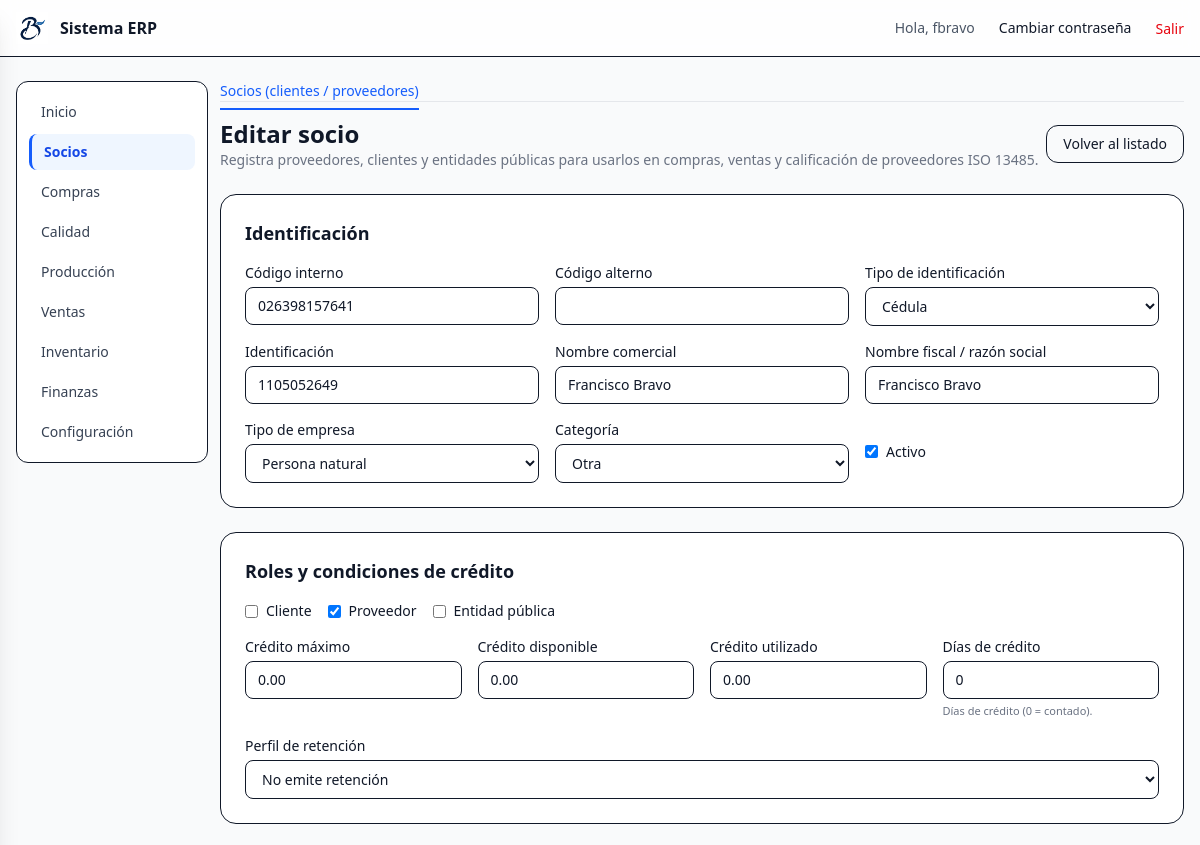
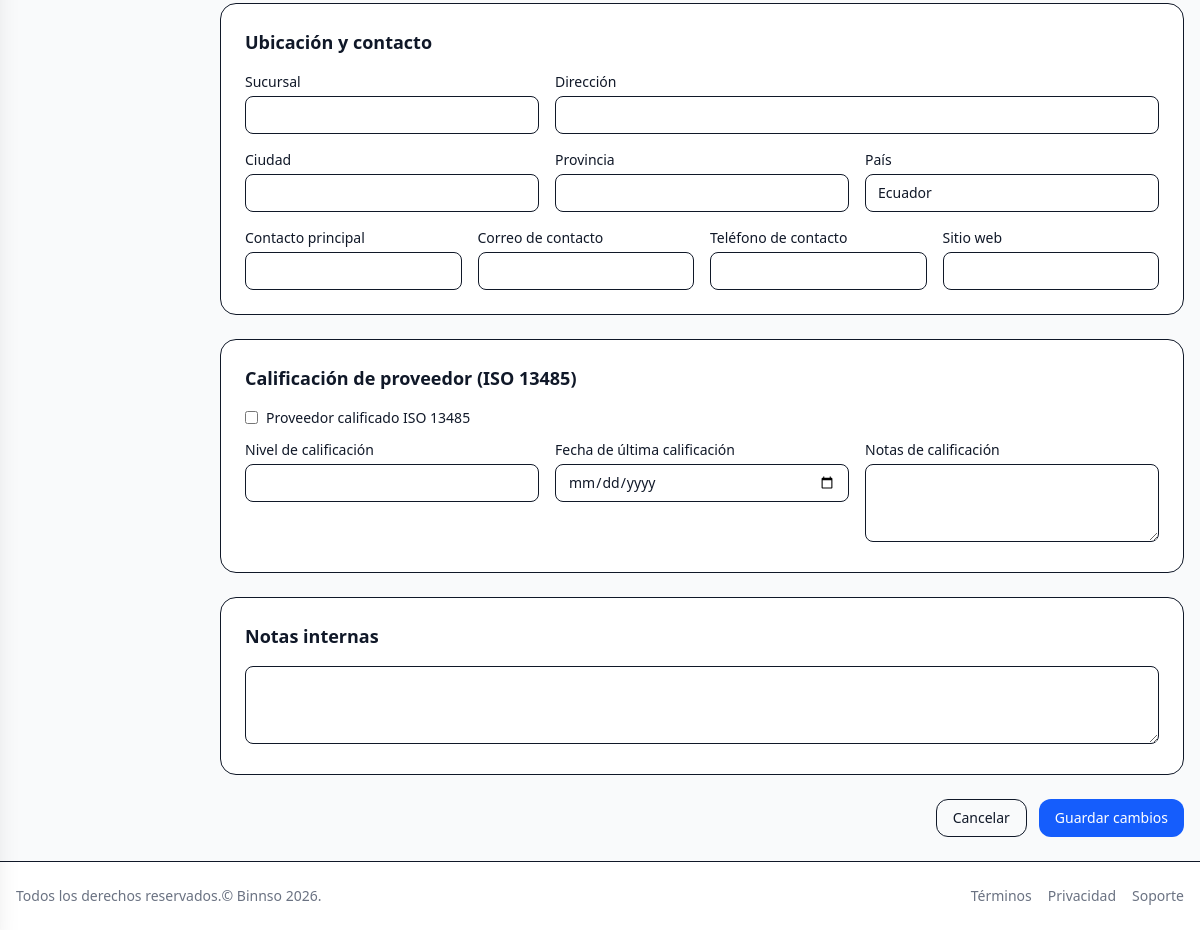
The app's page /partners/1/editar/ (signed in) with its own data (2 pictures, top to bottom).
### partners/models.py (models this page shows, shortened)
class Partner(AuditModel):
    code = models.CharField(
        "Código interno",
        max_length=20,
        unique=True,
        help_text="Código interno del socio (ej. PRV-001, CLI-100).",
    )
    alt_code = models.CharField(
        "Código alterno",
        max_length=20,
        blank=True,
        null=True,
        help_text="Código alterno o de sistema externo (opcional).",
    )
    identification_type = models.CharField(
        "Tipo de identificación",
        max_length=20,
        choices=IdentificationType.choices,
        default=IdentificationType.RUC,
    )
    identification = models.CharField(
        "Identificación",
        max_length=20,
        help_text="RUC / cédula / pasaporte, según corresponda.",
    )
    trade_name = models.CharField(
        "Nombre comercial",
        max_length=150,
        blank=True,
        help_text="Nombre comercial (si aplica).",
    )
    legal_name = models.CharField(
        "Nombre fiscal / razón social",
        max_length=200,
        help_text="Nombre fiscal que aparece en facturas.",
    )
    category = models.CharField(
        "Categoría",
        max_length=10,
        choices=PartnerCategory.choices,
        default=PartnerCategory.OTHER,
        blank=True,
    )
    company_type = models.CharField(
        "Tipo de empresa",
        max_length=20,
        choices=CompanyType.choices,
        default=CompanyType.COMPANY,
    )
    is_customer = models.BooleanField("Cliente", default=False)
    is_supplier = models.BooleanField("Proveedor", default=True)
    is_public_entity = models.BooleanField("Entidad pública", default=False)
    credit_limit = models.DecimalField(
        "Crédito máximo",
        max_digits=12,
        decimal_places=2,
        default=0,
    )
    credit_available = models.DecimalField(
        "Crédito disponible",
        max_digits=12,
        decimal_places=2,
        default=0,
    )
    credit_used = models.DecimalField(
        "Crédito utilizado",
        max_digits=12,
        decimal_places=2,
        default=0,
    )
    credit_terms_days = models.PositiveIntegerField(
        "Días de crédito",
        default=0,
        help_text="Plazo de pago en días (0 = contado).",
    )
    retention_profile = models.CharField(
        "Perfil de retención",
        max_length=20,
        choices=RetentionProfile.choices,
        default=RetentionProfile.NONE,
    )
    branch_name = models.CharField(
        "Sucursal",
        max_length=100,
        blank=True,
        help_text="Sucursal asociada (si aplica).",
    )
    address = models.CharField(
        "Dirección",
        max_length=255,
        blank=True,
    )
    city = models.CharField(
        "Ciudad",
        max_length=100,
        blank=True,
    )
    province = models.CharField(
        "Provincia",
        max_length=100,
        blank=True,
    )
    country = models.CharField(
        "País",
        max_length=100,
        blank=True,
        default="Ecuador",
    )
    contact_name = models.CharField(
        "Contacto principal",
        max_length=150,
        blank=True,
    )
    contact_email = models.EmailField(
        "Correo de contacto",
        blank=True,
    )
    contact_phone = models.CharField(
        "Teléfono de contacto",
        max_length=50,
        blank=True,
    )
    website = models.URLField(
        "Sitio web",
        blank=True,
    )
    is_qualified_supplier = models.BooleanField(
        "Proveedor calificado ISO 13485",
        default=False,
    )
    qualification_level = models.CharField(
        "Nivel de calificación",
        max_length=50,
        blank=True,
        help_text="Ejemplo: Crítico / No crítico, A / B / C, etc.",
    )
    qualification_date = models.DateField(
        "Fecha de última calificación",
        blank=True,
        null=True,
    )
    qualification_notes = models.TextField(
        "Notas de calificación",
        blank=True,
    )
    notes = models.TextField(
        "Notas internas",
        blank=True,
    )
    is_active = models.BooleanField(
        "Activo",
        default=True,
    )
    is_carrier = models.BooleanField(
        "Transportista", default=False,
        help_text="Marcar si es proveedor de transporte.",
    )
    vehicle_plate = models.CharField(
        "Placa del vehículo", max_length=20, blank=True,
    )
    driver_name = models.CharField(
        "Nombre del conductor", max_length=200, blank=True,
    )
    driver_identification = models.CharField(
        "Cédula del conductor", max_length=20, blank=True,
    )
    class Meta:
        verbose_name = "Socio (cliente/proveedor)"
        verbose_name_plural = "Socios (clientes y proveedores)"
        ordering = ["trade_name", "legal_name"]

### partners/views.py (the view, shortened to what this page needs)
# urls.py: path("<int:pk>/editar/", PartnerUpdateView.as_view(), name="update"),
class PartnerUpdateView(LoginRequiredMixin, ModulePermissionMixin, UpdateView):
    permission_required = "partners.change_partner"
    model = Partner
    form_class = PartnerForm
    template_name = "partners/partner_form.html"
    success_url = reverse_lazy("partners:index")

### core/context_processors.py (called while the page is built, shortened)
def module_access(request):
    user = getattr(request, "user", None)
    if user is None or not user.is_authenticated:
        return {"modules": {k: False for k in MODULE_APP_MAP}}
    if user.is_superuser or user.groups.filter(name="admin").exists():
        return {"modules": {k: True for k in MODULE_APP_MAP}}

### core/mixins.py (called while the page is built)
    def has_permission(self):
        user = self.request.user
        if user.is_superuser or user.groups.filter(name="admin").exists():
            return True
        return super().has_permission()

### templates/partners/partner_form.html (shortened to what this page needs)
{% extends "layouts/app.html" %}
{% load static %}
{% block app_content %}
  {% include "partners/_nav.html" %}
  <div class="mb-6 flex items-center justify-between">
    <div>
      <h1 class="text-2xl font-semibold">
        {% if object %}Editar socio{% else %}Nuevo socio{% endif %}
      </h1>
      <p class="text-sm text-gray-500">
        Registra proveedores, clientes y entidades públicas para usarlos en compras, ventas y
        calificación de proveedores ISO&nbsp;13485.
      </p>
    </div>
    <a href="{% url 'partners:index' %}"
       class="rounded-xl border px-4 py-2 text-sm hover:bg-gray-50">
      Volver al listado
    </a>
  </div>
  <form method="post" class="space-y-6">
    <div class="rounded-2xl border bg-white p-4 md:p-6">
      <h2 class="mb-4 text-lg font-semibold text-gray-900">Identificación</h2>
      <div class="grid gap-4 md:grid-cols-3">
        <div>
          <label class="mb-1 block text-sm font-medium">{{ form.code.label }}</label>
          {{ form.code }}
        </div>
        <div>
          <label class="mb-1 block text-sm font-medium">{{ form.alt_code.label }}</label>
          {{ form.alt_code }}
        </div>
        <div>
          <label class="mb-1 block text-sm font-medium">{{ form.identification_type.label }}</label>
          {{ form.identification_type }}
        </div>
      </div>
      <div class="mt-4 grid gap-4 md:grid-cols-3">
        <div>
          <label class="mb-1 block text-sm font-medium">{{ form.identification.label }}</label>
          {{ form.identification }}
        </div>
        <div>
          <label class="mb-1 block text-sm font-medium">{{ form.trade_name.label }}</label>
          {{ form.trade_name }}
        </div>
        <div>
          <label class="mb-1 block text-sm font-medium">{{ form.legal_name.label }}</label>
          {{ form.legal_name }}
        </div>
      </div>
      <div class="mt-4 grid gap-4 md:grid-cols-3">
        <div>
          <label class="mb-1 block text-sm font-medium">{{ form.company_type.label }}</label>
          {{ form.company_type }}
        </div>
        <div>
          <label class="mb-1 block text-sm font-medium">{{ form.category.label }}</label>
          {{ form.category }}
        </div>
        <div class="flex items-center gap-3">
          <div class="flex items-center gap-2">
            {{ form.is_active }}
            <label class="text-sm font-medium">{{ form.is_active.label }}</label>
          </div>
        </div>
      </div>
    </div>
    <div class="rounded-2xl border bg-white p-4 md:p-6">
      <h2 class="mb-4 text-lg font-semibold text-gray-900">Roles y condiciones de crédito</h2>
      <div class="mb-4 flex flex-wrap gap-4 text-sm">
        <label class="inline-flex items-center gap-2">
          {{ form.is_customer }}
          <span>Cliente</span>
        </label>
        <label class="inline-flex items-center gap-2">
          {{ form.is_supplier }}
          <span>Proveedor</span>
        </label>
        <label class="inline-flex items-center gap-2">
          {{ form.is_public_entity }}
          <span>Entidad pública</span>
        </label>
      </div>
      <div class="grid gap-4 md:grid-cols-4">
        <div>
          <label class="mb-1 block text-sm font-medium">{{ form.credit_limit.label }}</label>
          {{ form.credit_limit }}
        </div>
        <div>
          <label class="mb-1 block text-sm font-medium">{{ form.credit_available.label }}</label>
          {{ form.credit_available }}
        </div>
        <div>
          <label class="mb-1 block text-sm font-medium">{{ form.credit_used.label }}</label>
          {{ form.credit_used }}
        </div>
        <div>
          <label class="mb-1 block text-sm font-medium">{{ form.credit_terms_days.label }}</label>
          {{ form.credit_terms_days }}
          <p class="mt-1 text-[11px] text-gray-500">Días de crédito (0 = contado).</p>
        </div>
      </div>
      <div class="mt-4">
        <label class="mb-1 block text-sm font-medium">{{ form.retention_profile.label }}</label>
        {{ form.retention_profile }}
      </div>
    </div>
    <div class="rounded-2xl border bg-white p-4 md:p-6">
      <h2 class="mb-4 text-lg font-semibold text-gray-900">Ubicación y contacto</h2>
      <div class="grid gap-4 md:grid-cols-3">
        <div>
          <label class="mb-1 block text-sm font-medium">{{ form.branch_name.label }}</label>
          {{ form.branch_name }}
        </div>
        <div class="md:col-span-2">
          <label class="mb-1 block text-sm font-medium">{{ form.address.label }}</label>
          {{ form.address }}
        </div>
      </div>
      <div class="mt-4 grid gap-4 md:grid-cols-3">
        <div>
          <label class="mb-1 block text-sm font-medium">{{ form.city.label }}</label>
          {{ form.city }}
        </div>
        <div>
          <label class="mb-1 block text-sm font-medium">{{ form.province.label }}</label>
          {{ form.province }}
        </div>
        <div>
          <label class="mb-1 block text-sm font-medium">{{ form.country.label }}</label>
          {{ form.country }}
        </div>
      </div>
      <div class="mt-4 grid gap-4 md:grid-cols-4">
        <div>
          <label class="mb-1 block text-sm font-medium">{{ form.contact_name.label }}</label>
          {{ form.contact_name }}
        </div>
        <div>
          <label class="mb-1 block text-sm font-medium">{{ form.contact_email.label }}</label>
          {{ form.contact_email }}
        </div>
        <div>
          <label class="mb-1 block text-sm font-medium">{{ form.contact_phone.label }}</label>
          {{ form.contact_phone }}
        </div>
        <div>
          <label class="mb-1 block text-sm font-medium">{{ form.website.label }}</label>
          {{ form.website }}
        </div>
      </div>
    </div>
    <div class="rounded-2xl border bg-white p-4 md:p-6">
      <h2 class="mb-4 text-lg font-semibold text-gray-900">Calificación de proveedor (ISO 13485)</h2>
      <div class="mb-3 flex items-center gap-2 text-sm">
        {{ form.is_qualified_supplier }}
        <label class="font-medium">{{ form.is_qualified_supplier.label }}</label>
      </div>
      <div class="grid gap-4 md:grid-cols-3">
        <div>
          <label class="mb-1 block text-sm font-medium">{{ form.qualification_level.label }}</label>
          {{ form.qualification_level }}
        </div>
        <div>
          <label class="mb-1 block text-sm font-medium">{{ form.qualification_date.label }}</label>
          {{ form.qualification_date }}
        </div>
        <div>
          <label class="mb-1 block text-sm font-medium">{{ form.qualification_notes.label }}</label>
          {{ form.qualification_notes }}
        </div>
      </div>
    </div>
    <div class="rounded-2xl border bg-white p-4 md:p-6">
      <h2 class="mb-4 text-lg font-semibold text-gray-900">Notas internas</h2>
      {{ form.notes }}
    </div>
    <div class="flex justify-end gap-3">
      <a href="{% url 'partners:index' %}"
         class="rounded-xl border px-4 py-2 text-sm hover:bg-gray-50">
        Cancelar
      </a>
      <button type="submit"
              class="rounded-xl bg-blue-600 px-4 py-2 text-sm font-medium text-white hover:bg-blue-700">
        {% if object %}Guardar cambios{% else %}Crear socio{% endif %}
      </button>
    </div>
  </form>
{% endblock %}

### templates/partials/_navbar.html (shortened to what this page needs)
{% load static %}
<header class="bg-white/80 backdrop-blur border-b">
  <div class="container mx-auto max-w-7xl px-4 py-3 flex items-center justify-between">
    <a href="{% url 'dashboard' %}" class="flex items-center gap-3">
      <img src="{% static 'img/logo.png' %}" alt="Logo" class="h-8 w-8" />
      <span class="font-semibold">Sistema ERP</span>
    </a>
    <nav class="hidden md:flex items-center gap-6">
      {% if request.user.is_authenticated %}
        <span class="text-sm text-gray-600">Hola, {{ request.user.get_username }}</span>
        <a href="{% url 'password_change' %}" class="text-sm hover:underline">Cambiar contraseña</a>
        <form method="post" action="{% url 'logout' %}" class="inline">
          <button type="submit" class="text-sm text-red-600 hover:underline">
          Salir
        </button>
          </form>
      {% else %}
        <a href="{% url 'login' %}" class="text-sm text-blue-600 hover:underline">Iniciar sesión</a>
      {% endif %}
    </nav>
  </div>
</header>

### records on screen
Partner: code "026398157641", identification_type "Cédula", identification "1105052649", trade_name "Francisco Bravo", legal_name "Francisco Bravo", company_type "Persona natural", category "Otra", is_active "☑", is_supplier "☑", credit_limit "0.00", credit_available "0.00", credit_used "0.00", credit_terms_days "0", retention_profile "No emite retención", country "Ecuador"

### other values on screen
{{ request.user.get_username }} "fbravo"
